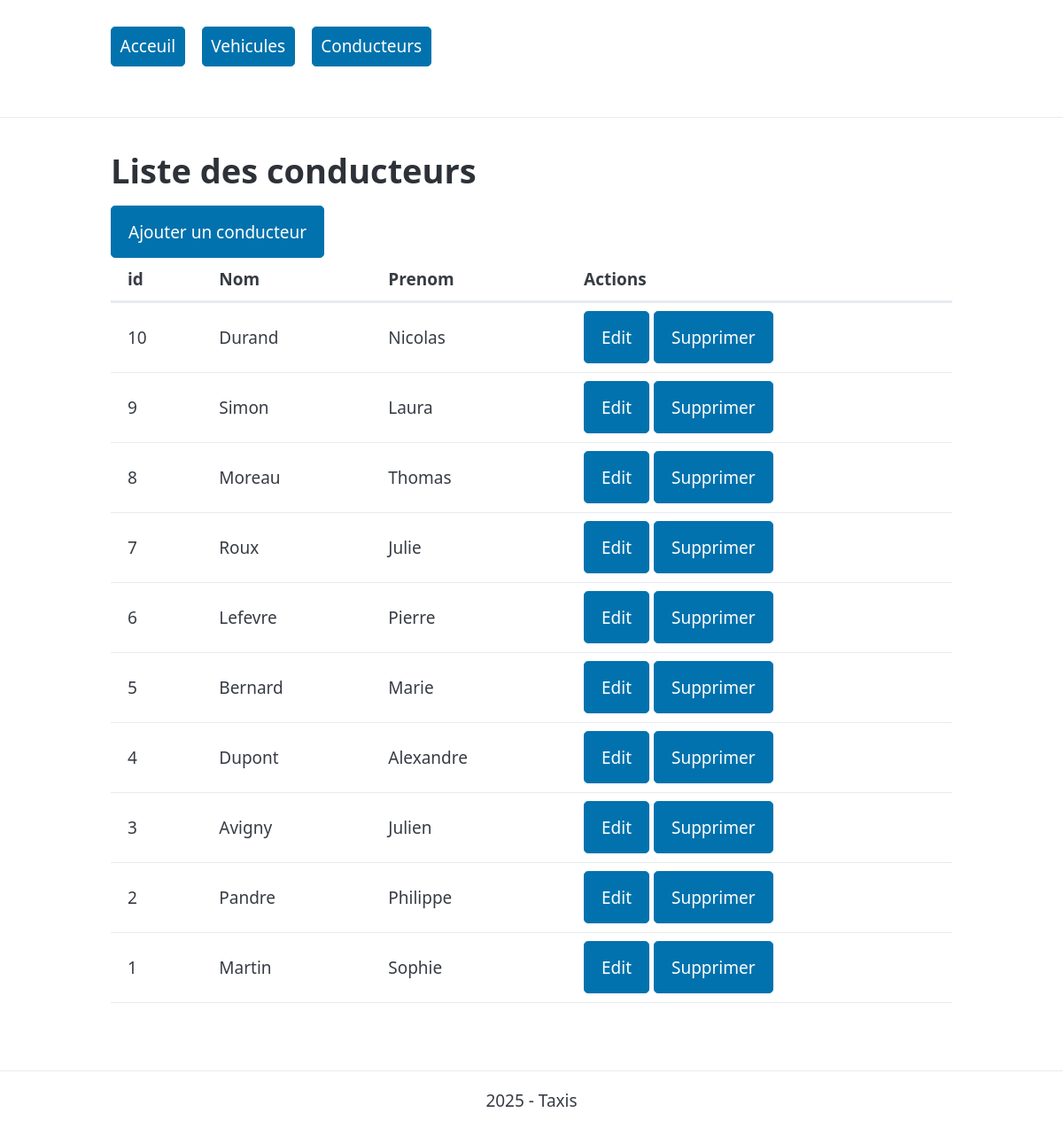
Screenshot of /conducteur/list-conducteur.php with the database file from the repository.
### tables this page shows
CREATE TABLE `conducteur` (
  `id_conducteur` int(11) NOT NULL AUTO_INCREMENT,
  `nom` varchar(50) NOT NULL,
  `prenom` varchar(50) NOT NULL,
  PRIMARY KEY (`id_conducteur`)
);

### conducteur/list-conducteur.php (called while the page is built)
<?php
include dirname(__DIR__) . '/fonctions.php';
require dirname(__DIR__) . '/connexiondb.php';
$conducteurArray = listerConducteurs($pdo);
include PATH_PROJET . '/views/conducteur/list-conducteur-view.php';

### fonctions.php (called while the page is built, shortened)
<?php
function listerConducteurs($pdo)
{
    $sql = "SELECT * FROM conducteur ORDER BY id_conducteur DESC";
    $stmt = $pdo->prepare($sql);
    $stmt->execute();
    $conducteurs = $stmt->fetchAll();
    return $conducteurs;
}

### views/conducteur/list-conducteur-view.php (the view, shortened to what this page needs)
<?php
require PATH_PROJET . '/views/partials/header.php';
    ?>
    <h1>Liste des conducteurs</h1>
    <a href="<?= WEB_ROOT . '/conducteur/add-conducteur.php' ?>" role="button">Ajouter un conducteur</a>
    <table>
        <thead>
            <tr>
            <th>id</th>
            <th>Nom</th>
            <th>Prenom</th>
            <th>Actions</th>
            </tr>
        </thead>
        <tbody>
            <?php foreach ($conducteurArray as $conducteur) : ?>
                <tr>
                    <td><?= $conducteur['id_conducteur']; ?></td>
                    <td><?= $conducteur['nom']; ?></td>
                    <td><?= $conducteur['prenom']; ?></td>
                    <td>
                        <a href="<?= WEB_ROOT . '/conducteur/edit-conducteur.php?id=' . $conducteur['id_conducteur'] ?>" role="button">Edit</a>
                    <a href="<?= WEB_ROOT . '/conducteur/del-conducteur.php?id=' . $conducteur['id_conducteur'] ?>" role="button" onclick="return confirm('Etes vous certain de vouloir supprimer ce conducteur ?');">Supprimer</a>
                </td>
                </tr>
            <?php endforeach ?>
        </tbody>
    </table>
<?php require PATH_PROJET . '/views/partials/footer.php'; ?>

### views/partials/header.php (shortened to what this page needs)
<!DOCTYPE html>
<html lang="en">
<head>
    <link rel="stylesheet" href="<?= WEB_ROOT ?>/assets/css/pico.min.css">
    <link rel="stylesheet" href="<?= WEB_ROOT . '/assets/css/style.css' ?>">
</head>
<body>
    <header>
        <?php require PATH_PROJET . '/views/partials/nav.php' ?>
    </header>
    <hr>
    <main class="container">

### views/partials/nav.php
<nav class="container">
    <ul>
        <li><a href="<?= WEB_ROOT . '/index.php' ?>" role="button">Acceuil</a></li>
        <li><a href="<?= WEB_ROOT . '/vehicule/list-vehicule.php' ?>" role="button">Vehicules</a></li>
        <li><a href="<?= WEB_ROOT . '/conducteur/list-conducteur.php' ?>" role="button">Conducteurs</a></li>
    </ul>
</nav>

### views/partials/footer.php
</main>
<footer>
    <hr>
    <p>2025 - Taxis</p>
</footer>
</body>
</html>

### assets/css/style.css (style rules this page uses)
footer { text-align: center; }

### rows the page displays
conducteur: id_conducteur "10", nom "Durand", prenom "Nicolas"
conducteur: id_conducteur "9", nom "Simon", prenom "Laura"
conducteur: id_conducteur "8", nom "Moreau", prenom "Thomas"
conducteur: id_conducteur "7", nom "Roux", prenom "Julie"
conducteur: id_conducteur "6", nom "Lefevre", prenom "Pierre"
conducteur: id_conducteur "5", nom "Bernard", prenom "Marie"
conducteur: id_conducteur "4", nom "Dupont", prenom "Alexandre"
conducteur: id_conducteur "3", nom "Avigny", prenom "Julien"
conducteur: id_conducteur "2", nom "Pandre", prenom "Philippe"
conducteur: id_conducteur "1", nom "Martin", prenom "Sophie"
